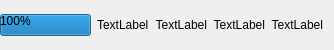
     <widget class="QGroupBox" name="groupBox_3">
      <property name="enabled">
       <bool>true</bool>
      </property>
      <property name="minimumSize">
       <size>
        <width>0</width>
        <height>50</height>
       </size>
      </property>
      <property name="maximumSize">
       <size>
        <width>16777215</width>
        <height>50</height>
       </size>
      </property>
      <property name="layoutDirection">
       <enum>Qt::LeftToRight</enum>
      </property>
      <property name="autoFillBackground">
       <bool>false</bool>
      </property>
      <property name="styleSheet">
       <string notr="true">margin-bottom:0px; border-radius:0px;</string>
      </property>
      <property name="title">
       <string/>
      </property>
      <property name="flat">
       <bool>false</bool>
      </property>
      <property name="checkable">
       <bool>false</bool>
      </property>
      <layout class="QGridLayout" name="gridLayout_13">
       <property name="leftMargin">
        <number>0</number>
       </property>
       <property name="topMargin">
        <number>0</number>
       </property>
       <property name="bottomMargin">
        <number>0</number>
       </property>
       <item row="0" column="0">
        <widget class="QProgressBar" name="progressBar">
         <property name="maximumSize">
          <size>
           <width>600</width>
           <height>16777215</height>
          </size>
         </property>
         <property name="styleSheet">
          <string notr="true"/>
         </property>
         <property name="value">
          <number>100</number>
         </property>
        </widget>
       </item>
       <item row="0" column="1">
        <widget class="QLabel" name="labelProgress">
         <property name="styleSheet">
          <string notr="true"/>
         </property>
         <property name="text">
          <string>TextLabel</string>
         </property>
        </widget>
       </item>
       <item row="0" column="2">
        <widget class="QLabel" name="empreCedi">
         <property name="maximumSize">
          <size>
           <width>180</width>
           <height>16777215</height>
          </size>
         </property>
         <property name="text">
          <string>TextLabel</string>
         </property>
         <property name="alignment">
          <set>Qt::AlignRight|Qt::AlignTrailing|Qt::AlignVCenter</set>
         </property>
        </widget>
       </item>
       <item row="0" column="3">
        <widget class="QLabel" name="user">
         <property name="maximumSize">
          <size>
           <width>150</width>
           <height>16777215</height>
          </size>
         </property>
         <property name="text">
          <string>TextLabel</string>
         </property>
         <property name="alignment">
          <set>Qt::AlignRight|Qt::AlignTrailing|Qt::AlignVCenter</set>
         </property>
        </widget>
       </item>
       <item row="0" column="4">
        <widget class="QLabel" name="version">
         <property name="maximumSize">
          <size>
           <width>80</width>
           <height>16777215</height>
          </size>
         </property>
         <property name="text">
          <string>TextLabel</string>
         </property>
         <property name="alignment">
          <set>Qt::AlignRight|Qt::AlignTrailing|Qt::AlignVCenter</set>
         </property>
        </widget>
       </item>
      </layout>
     </widget>
